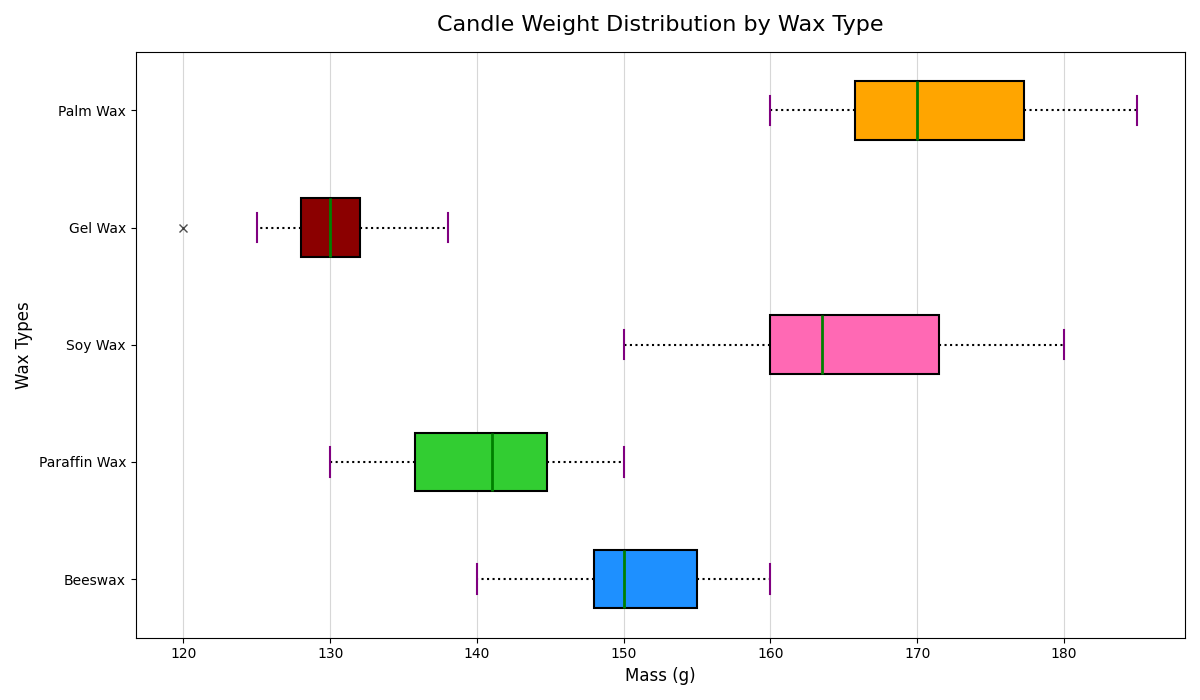

Write Python code to recreate this figure.
import matplotlib.pyplot as plt

wax_types = ['Beeswax', 'Paraffin Wax', 'Soy Wax', 'Gel Wax', 'Palm Wax']

soy_wax_weights = [162, 170, 150, 175, 155, 160, 165, 180, 172, 160]
beeswax_weights = [150, 140, 150, 158, 145, 148, 155, 160, 148, 155]
paraffin_weights = [135, 142, 130, 135, 145, 138, 144, 150, 140, 148]
palm_wax_weights = [170, 160, 165, 185, 178, 168, 170, 165, 175, 180]
gel_wax_weights = [130, 132, 120, 125, 138, 128, 132, 130, 135, 128]

data = [beeswax_weights, paraffin_weights, soy_wax_weights, gel_wax_weights, palm_wax_weights]

colors = ['#1E90FF', '#32CD32', '#FF69B4', '#8B0000', '#FFA500']

fig, ax = plt.subplots(figsize=(12, 7))

bp = ax.boxplot(data, vert=False, patch_artist=True,
                boxprops=dict(linewidth=1.5),
                whiskerprops=dict(linewidth=1.5, linestyle=':'),
                capprops=dict(linewidth=1.5, color='purple'),
                medianprops=dict(color='green', linewidth=2),
                flierprops=dict(marker='x', color='red', alpha=0.7))

for patch, color in zip(bp['boxes'], colors):
    patch.set_facecolor(color)

ax.set_title('Candle Weight Distribution by Wax Type', fontsize=16, pad=15)
ax.set_ylabel('Wax Types', fontsize=12)
ax.set_xlabel('Mass (g)', fontsize=12)
ax.set_yticklabels(wax_types, fontsize=10)

ax.grid(axis='x', linestyle='-', alpha=0.5)

plt.tight_layout()

plt.show()
